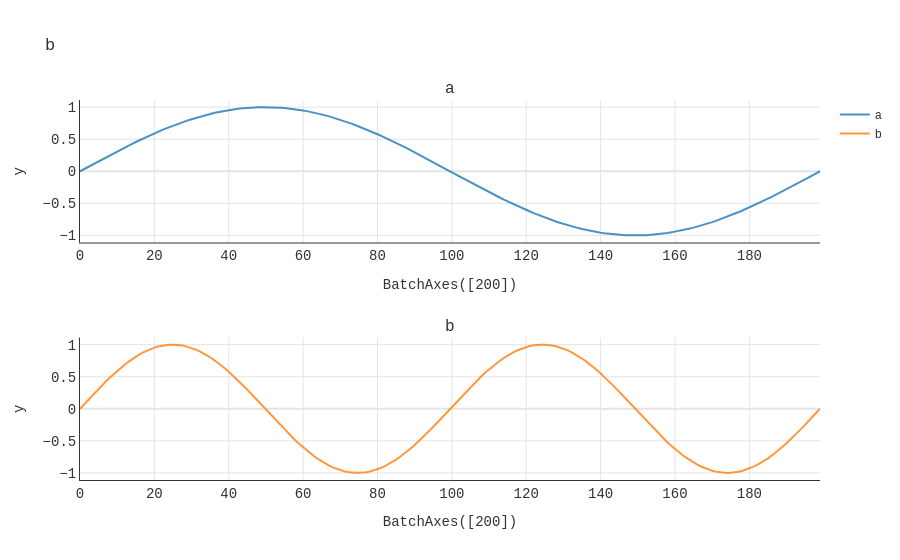

Write notebook code for a chart like this one.
### Code cell
a, b = line_plot(1.0, title="a"), line_plot(2.0, title="b")

Figure(Column(a, b)).show()

### Figure 1 — Plotly figure (JSON) as saved in the notebook; plotly's stock layout.template omitted (floating-point values rounded to 4 significant figures; data arrays with more than 128 entries replaced by an {"elided": "..."} marker saying what was removed)
{"data": [{"line": {"color": "#1f77b4", "width": 2}, "mode": "lines", "name": "a", "opacity": 0.8, "type": "scatter", "x": {"elided": "200 int values"}, "xaxis": "x", "y": {"elided": "200 float values"}, "yaxis": "y"}, {"line": {"color": "#ff7f0e", "width": 2}, "mode": "lines", "name": "b", "opacity": 0.8, "type": "scatter", "x": {"elided": "200 int values"}, "xaxis": "x2", "y": {"elided": "200 float values"}, "yaxis": "y2"}], "layout": {"annotations": [{"font": {"size": 16}, "showarrow": false, "text": "a", "x": 0.5, "xanchor": "center", "xref": "paper", "y": 1, "yanchor": "bottom", "yref": "paper"}, {"font": {"size": 16}, "showarrow": false, "text": "b", "x": 0.5, "xanchor": "center", "xref": "paper", "y": 0.375, "yanchor": "bottom", "yref": "paper"}], "font": {"color": "#333333", "family": "Courier New", "size": 12}, "paper_bgcolor": "white", "plot_bgcolor": "white", "scene": {"bgcolor": "white", "xaxis": {"backgroundcolor": "white", "gridcolor": "#e5e5e5", "linecolor": "#333333", "showbackground": true, "showgrid": true, "tickfont": {"color": "#333333", "size": 14}, "title": {"font": {"color": "#333333", "size": 14}}, "zerolinecolor": "#e5e5e5"}, "yaxis": {"backgroundcolor": "white", "gridcolor": "#e5e5e5", "linecolor": "#333333", "showbackground": true, "showgrid": true, "tickfont": {"color": "#333333", "size": 14}, "title": {"font": {"color": "#333333", "size": 14}}, "zerolinecolor": "#e5e5e5"}, "zaxis": {"backgroundcolor": "white", "gridcolor": "#e5e5e5", "linecolor": "#333333", "showbackground": true, "showgrid": true, "tickfont": {"color": "#333333", "size": 14}, "title": {"font": {"color": "#333333", "size": 14}}, "zerolinecolor": "#e5e5e5"}}, "showlegend": true, "title": {"text": "b"}, "uirevision": true, "xaxis": {"anchor": "y", "domain": [0, 1], "gridcolor": "#e5e5e5", "linecolor": "#333333", "showgrid": true, "tickfont": {"color": "#333333", "size": 14}, "title": {"text": "BatchAxes([200])"}, "type": "linear", "zerolinecolor": "#e5e5e5"}, "xaxis2": {"anchor": "y2", "domain": [0, 1], "gridcolor": "#e5e5e5", "linecolor": "#333333", "showgrid": true, "tickfont": {"color": "#333333", "size": 14}, "title": {"text": "BatchAxes([200])"}, "type": "linear", "zerolinecolor": "#e5e5e5"}, "yaxis": {"anchor": "x", "domain": [0.625, 1], "gridcolor": "#e5e5e5", "linecolor": "#333333", "showgrid": true, "tickfont": {"color": "#333333", "size": 14}, "title": {"text": "y"}, "type": "linear", "zerolinecolor": "#e5e5e5"}, "yaxis2": {"anchor": "x2", "domain": [0, 0.375], "gridcolor": "#e5e5e5", "linecolor": "#333333", "showgrid": true, "tickfont": {"color": "#333333", "size": 14}, "title": {"text": "y"}, "type": "linear", "zerolinecolor": "#e5e5e5"}}}
